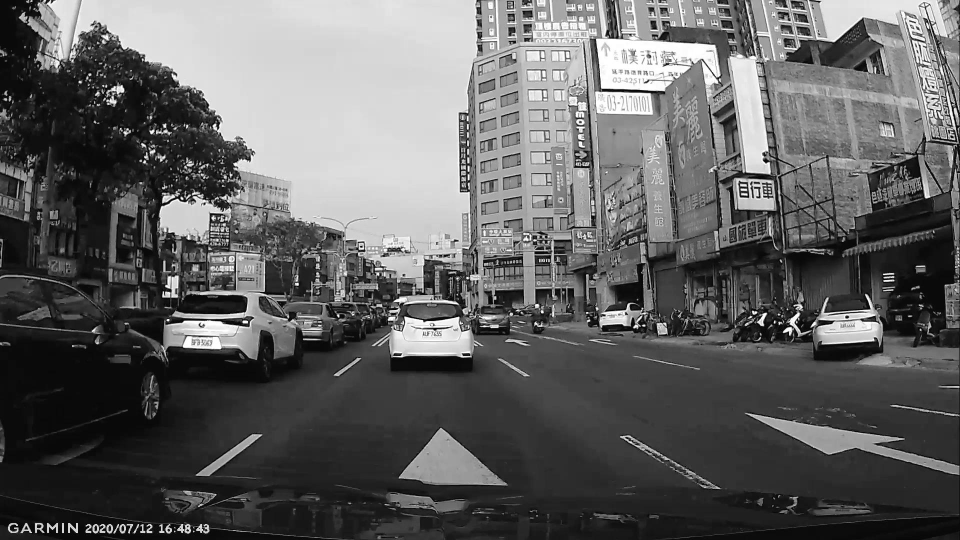
#> input picture OpenCV/line_detect_test/images/frame_000108.jpg, 1920 x 1080 px, given in place of input, which was not available (shown at 1/2 size)
$ python 05_Hough_line.py
#> lines starting #> are read from the running program, lines starting #| are printed output that depends on the picture; after the words box and inside, x2 and y2 are one past the last pixel; in counts of white or black regions, pixels touching at a corner belong together; pictures that were not available may be replaced by others from this repository, and a replacement may not be noted
import cv2
import matplotlib.pyplot as plt
import numpy as np

input="./images/highway.jpg"

def get_edge(img):
    gray=cv2.cvtColor(img,cv2.COLOR_BGR2GRAY)
    blur=cv2.GaussianBlur(gray,(13,13),0)
    canny=cv2.Canny(blur,20,60)
    return canny
def get_roi(img):
    mask=np.zeros_like(edge) #全黑遮罩
    points = np.array([[[351, 342], [399, 292], [473, 283],[671, 376]]]) #建立多邊形座標
    cv2.fillPoly(mask,points,255) #(全黑遮罩,多邊形座標,繪製的像素值(255為全白))
    roi=cv2.bitwise_and(img,mask)#做and運算
    # cv2.imshow('mask', mask)
    return roi
def draw_lines(img,lines):
    for line in lines:
        points=line.reshape(4,)
        x1,x2,y1,y2=points
        cv2.line(img,
                 (x1,y1),
                 (x2,y2),
                 (0,0,255)
                 ,3)
    return img

img=cv2.imread("input") #讀取圖片
#> img is the input picture: shape (1080, 1920, 3); min 0, max 255, mean 97.1
edge=get_edge(img) #邊緣偵測
#> in get_edge, `blur=cv2.GaussianBlur(gray,(13,13),0)`:
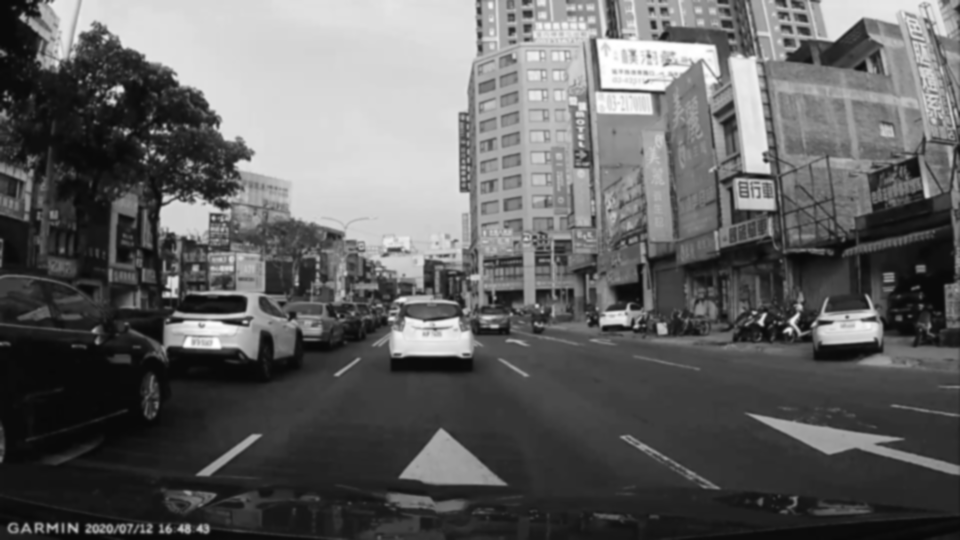
#> blur: shape (1080, 1920) (shown at 1/2 size); min 8, max 255, mean 97.1
#> in get_edge, `canny=cv2.Canny(blur,20,60)`:
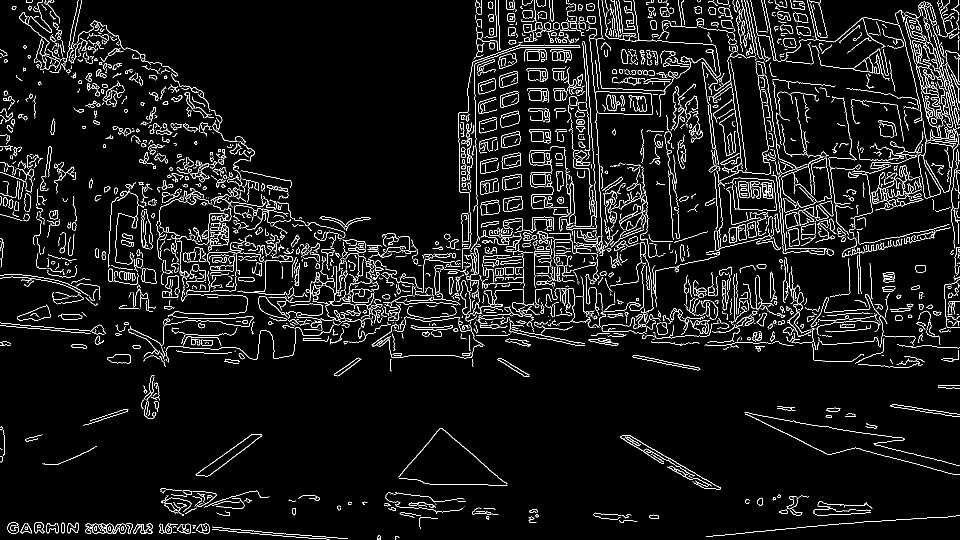
#> canny: shape (1080, 1920) (shown at 1/2 size); 5.7% white in thin lines or dots
roi=get_roi(edge)
#> in get_roi, `cv2.fillPoly(mask,points,255)`:
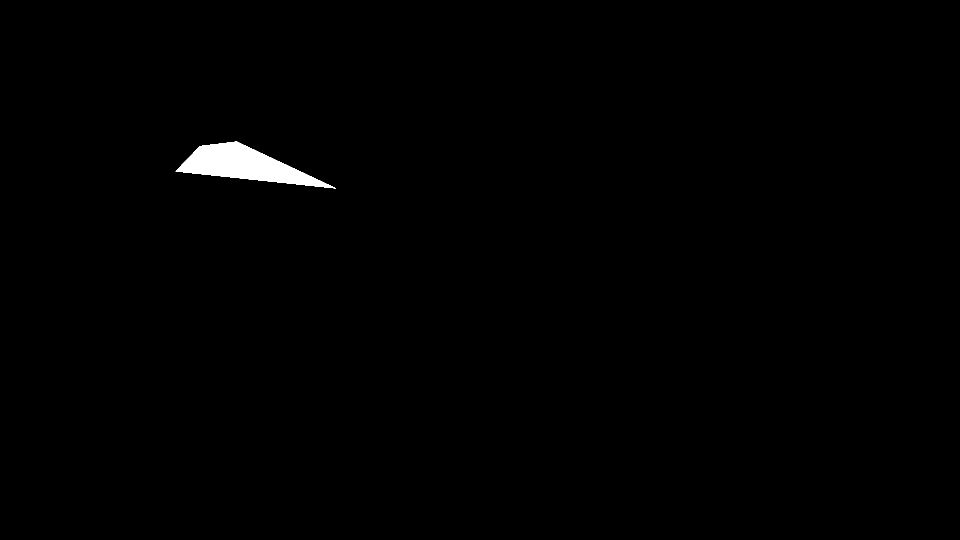
#> mask: shape (1080, 1920) (shown at 1/2 size); 0.65% white; 1 white region, box (x1, y1, x2, y2) and area: (351, 283, 672, 377) 13470
#> in get_roi, `roi=cv2.bitwise_and(img,mask)#做and運算`:
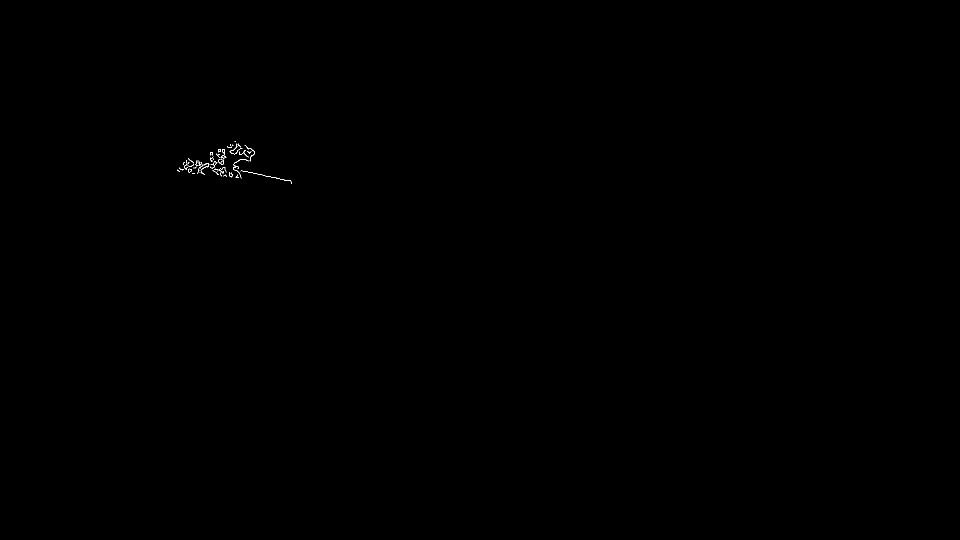
#> roi: shape (1080, 1920) (shown at 1/2 size); 0.05% white in thin lines or dots, all inside (x1, y1, x2, y2) = (354, 283, 584, 368)
lines=cv2.HoughLinesP(image=roi,
                      rho=3,
                      theta=np.pi/180,
                      threshold=60,
                      minLineLength=40,
                      maxLineGap=50)
#> lines = 13 rows, first 6: [372, 320, 474, 341], [377, 318, 581, 361], [378, 345, 507, 301], [376, 339, 499, 297], [354, 340, 497, 297], [363, 339, 482, 356]
#image:輸入影像
#rho:窗框大小，單位為pixel,Theta:弧度來控制窗框大小
#threshold:多少線段穿過資料點才符合
#minLineLength:找到線段最短長度(單位pixel)(ex:設定為40,小於40直線會被忽略)
#maxLineGap:點跟點之間距離(單位pixel)參數越大線段越長
print(lines)
#| [[[372 320 474 341]]
#|  [[377 318 581 361]]
#|  [[378 345 507 301]]
#|  [[376 339 499 297]]
#|  [[354 340 497 297]]
#|  [[363 339 482 356]]
#|  [[368 324 476 343]]
#|  [[367 325 481 352]]
#|  [[366 329 478 345]]
#|  [[357 342 481 292]]
#|  [[381 338 507 302]]
#|  [[358 335 472 287]]
#> (further printed lines are left out)
if lines is not None:
    img=draw_lines(img,lines)
#> the loop in draw_lines, `for line in lines:` made 13 passes
#> (x1, x2, y1, y2) on passes 1 to 12: (372, 320, 474, 341), (377, 318, 581, 361), (378, 345, 507, 301), (376, 339, 499, 297), (354, 340, 497, 297), (363, 339, 482, 356), (368, 324, 476, 343), (367, 325, 481, 352), (366, 329, 478, 345), (357, 342, 481, 292), (381, 338, 507, 302), (358, 335, 472, 287)
else:
    print("偵測不到線")
# cv2.imshow("roi", roi)
cv2.imshow("Line",img)
cv2.waitKey(0)
cv2.destroyAllWindows()
